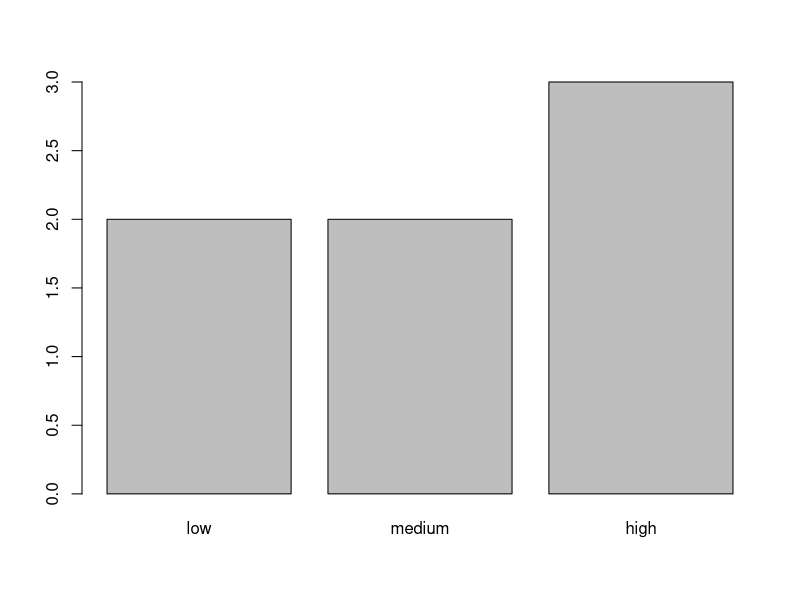
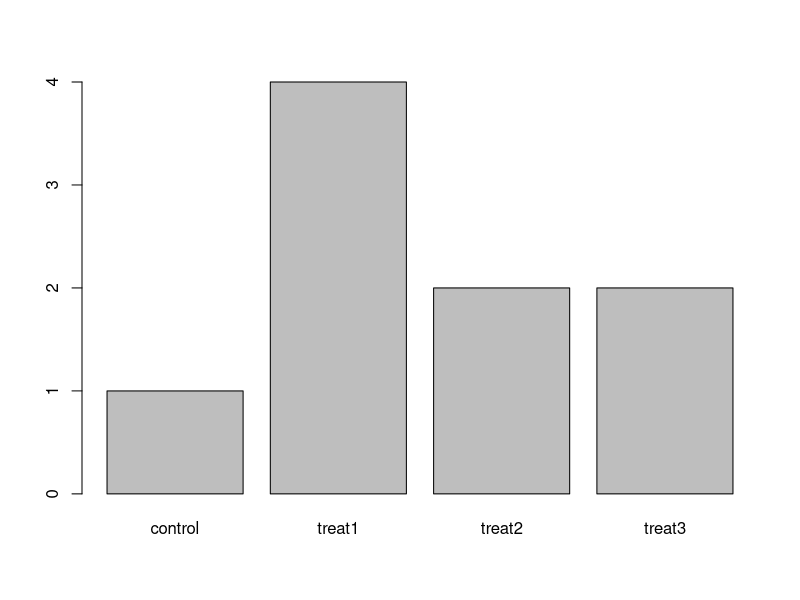

Recreate these plots in R, in order.
## ---- chunk 1
setwd("~/Documents/R/CREATE_R_Workshop/Lessons_Rmd")

# To output plots as .png figures, run this.

knitr::opts_chunk$set(
  fig.path = "Images/StartingWithData/"
)
## ---- chunk 2
trees <- read.csv(file = "../Data/trees.csv")
## ---- chunk 3
head(trees)
## ---- chunk 4
flavors <- factor(c("sweet", "savory", "savory", "sweet"))
## ---- chunk 5
levels(flavors)
nlevels(flavors)
## ---- chunk 6
food <- factor(c("low", "high", "medium", "high", "low", "medium", "high"))
levels(food)
## ---- chunk 7
food <- factor(food, levels=c("low", "medium", "high"))
levels(food)
## ---- chunk 8
food <- factor(food, levels=c("low", "medium", "high"), ordered=TRUE)
levels(food)
min(food)
## ---- chunk 9
as.character(food)
## ---- chunk 10
as.numeric(food)
## ---- chunk 11
concentrations <- factor(c(1, 5, 10, 2))
as.numeric(concentrations)
## ---- chunk 12
str(concentrations)
## ---- chunk 13
as.numeric(as.character(concentrations)) # Works...
as.numeric(levels(concentrations))[concentrations] # Recommended.
## ---- chunk 14
table(food)
## ---- chunk 15
animals <- c("mouse", "rat", "dog", "cat", "rat")
table(animals)
## ---- chunk 16
barplot(table(food))
## ---- chunk 17
	exprmt <- factor(c("treat1", "treat2", "treat1", "treat3", "treat1", "control", "treat1", "treat2", "treat3"))
## ---- chunk 18
plot(exprmt)
